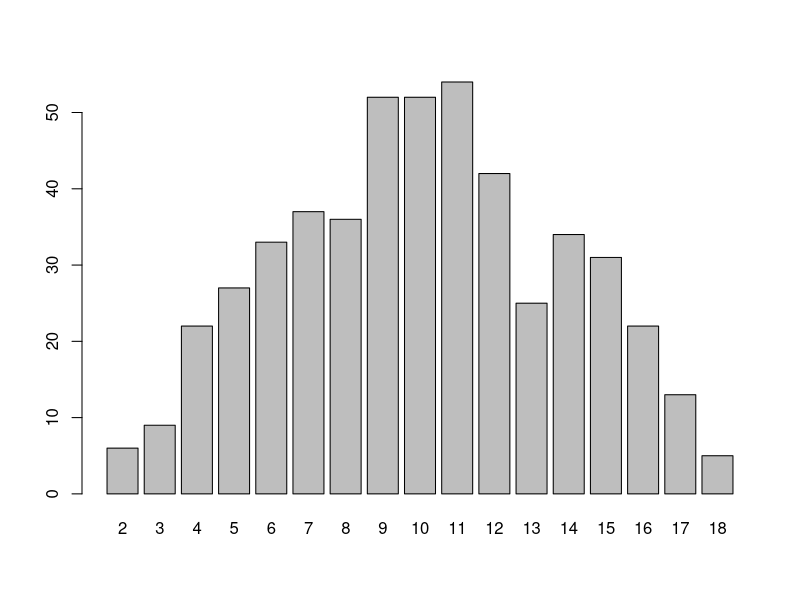

R code for this plot:
## ---- chunk 1
knitr::opts_chunk$set(echo = TRUE)
## ---- chunk 2
# This is a code chunk.
# Furthermore, the '#' is used for comments and turns the text green.
# Comments are not executed when running the contents of a code chunk.
# Comments are important - read them!

# Assign the value 2 to X:
X <- 2
# Display X
X
# Define Y as a vector containing the values 1,2,3,4
Y <- c(1,2,3,4)
# Display Y
Y
# Values of a vector need not be numbers.
# For example, S is defined as the sample space from the "Family Planning" in the lecture notes:
S <- c("MMM","FFF","MFM","FMM","MMF","MFF","FMF","FFM")
# Display S
S
## ---- chunk 3
# Replace "NULL" with the proper code.
A <- c("LLL", "RRR", "SSS")
B <- c("LRS", "LSR", "RSL", "RLS", "SRL", "SLR")
C <- c("RRL", "RRS", "RLR", "RSR", "SRR", "LRR")
D <- c("RRL", "RRS", "RLR", "RSR", "SRR", "LRR", "LLR", "LLS", "LRL", "LSL", "RLL", "SLL", "SSL", "SSR", "SRS", "SLS", "LSS", "RSS")

## ---- chunk 4
# Replace "NULL" with the proper code.
E <- union(C,D)
G <- intersect(C,D)

## ---- chunk 5
# Type "?c" below and run the code chunk.
?c

## ---- chunk 6
# This code is a function that simulates n rolls of two fair multi-sided dice.
# Each roll, the dice results are added together and stored in a vector called results.
dice_roll <- function(sides=6,rolls=1) {
  # initialize the results vector (empty to begin)
  results <- c()
  # initiate a for loop to run 'rolls' times
  for (i in 1:rolls) {
    # simulate the rolling of two die (randomly select two values from {1,2,3,..,'sides'})
    roll <- sample(1:sides,size=2,replace=TRUE)
    # sum the results of the roll (result will be a number between 2 and 2*sides) and put the total in the results vector
    results <- c(results,sum(roll))
  }
  # print the results
  return(results)
}
# Execute this code chunk before proceeding.
## ---- chunk 7
# Test the dice_roll function below
dice_roll(sides =8, rolls=1)
dice_roll(sides =9, rolls=10)


## ---- chunk 8
# Replace "NULL" with the proper code.
rolls_500 <- dice_roll(sides = 9, rolls = 500)
table(rolls_500)
barplot(table(rolls_500))

